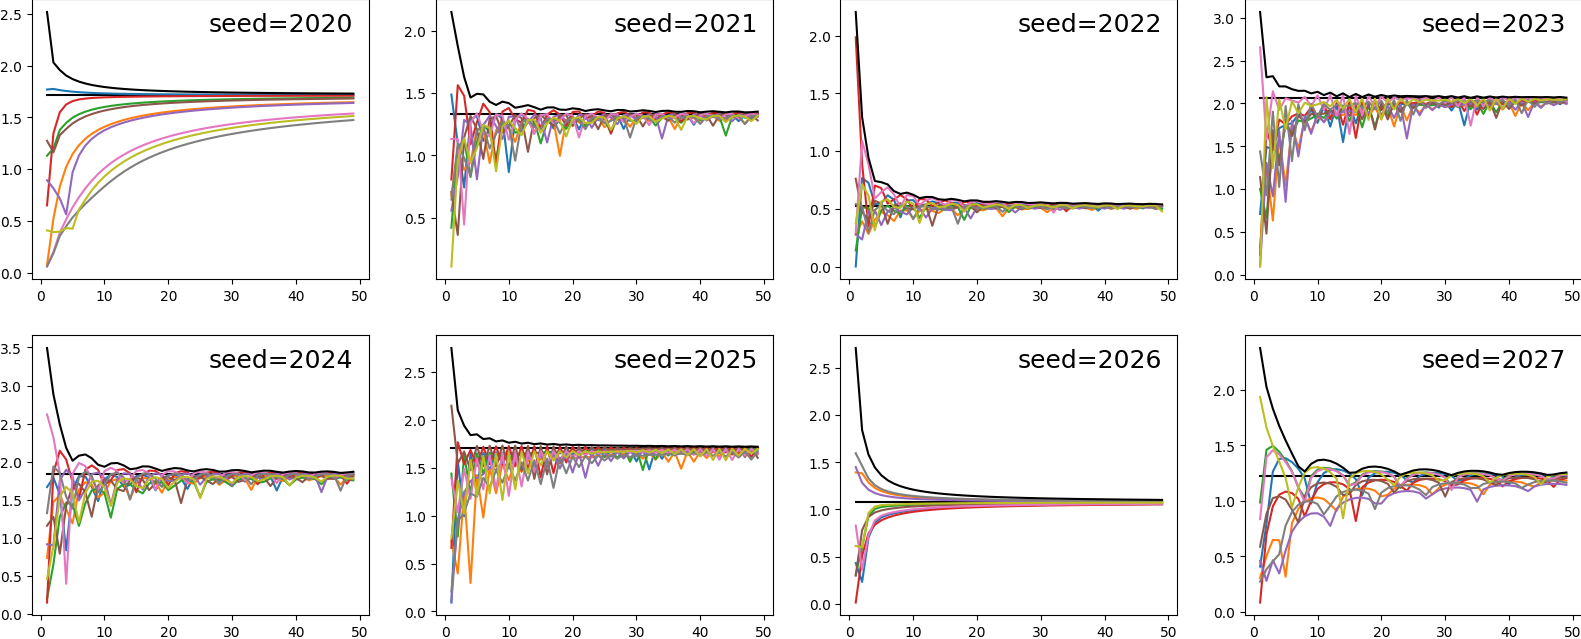

Recreate this plot in Python.
from numpy import matrix
from numpy.linalg import eig, norm
from numpy.random import normal, seed
import matplotlib.pyplot as plt

def gelfand(m, s):
    seed(s)
    A = matrix(normal(0, 1, (m, m)))
    lmd = max(abs(eig(A)[0]))
    X = range(1, 50)
    P = [A**n for n in range(50)]
    Y = [norm(P[n], 2)**(1 / n) for n in X]
    plt.plot([X[0], X[-1]], [lmd, lmd], c='k')
    for i in range(m):
        for j in range(m):
            plt.plot(X, [abs(P[n][i, j])**(1 / n) for n in X])
    plt.plot(X, Y, c='k')
    plt.text(max(X), max(Y), f'seed={s}',
             size=18, ha='right', va='top')

plt.figure(figsize=(20, 8))
n = 241
for s in [2020, 2021, 2022, 2023, 2024, 2025, 2026, 2027]:
    plt.subplot(n)
    gelfand(3, s)
    n += 1

plt.show()    
#plt.savefig('gelfand.png', bbox_inches='tight', pad_inches=0)

